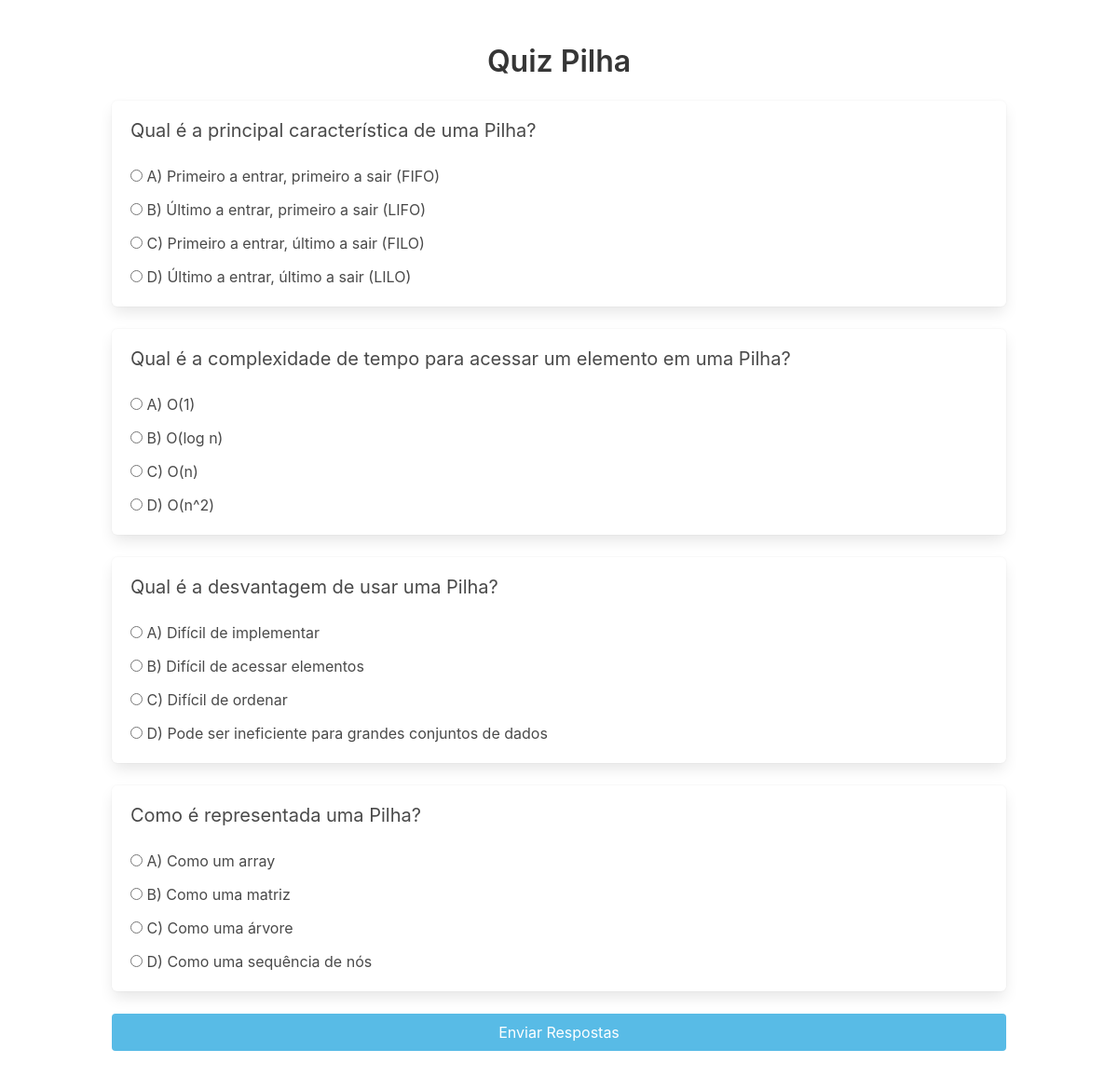
The page /quiz/quizPilha.php on the database its author committed.
### tables this page shows
CREATE TABLE questions (
    id INT PRIMARY KEY AUTO_INCREMENT,
    class_id INT,
    question VARCHAR(255) NOT NULL,
    a VARCHAR(255) NOT NULL,
    b VARCHAR(255) NOT NULL,
    c VARCHAR(255) NOT NULL,
    d VARCHAR(255) NOT NULL,
    correct CHAR(1) NOT NULL,
    tip VARCHAR(255) NOT NULL,
    FOREIGN KEY (class_id) REFERENCES class(id) ON DELETE CASCADE
);

### funcoes/Model/Database.php (called while the page is built, shortened)
<?php
class Database
{
    private $host;
    private $user;
    private $password;
    private $database;
    public function __construct($host, $user, $password, $database)
    {
        $this->host = $host;
        $this->user = $user;
        $this->password = $password;
        $this->database = $database;
    }
    public function connect()
    {
        return mysqli_connect($this->host, $this->user, $this->password, $this->database);
    }
    public function getQuestions($classId)
    {
        $conn = $this->connect();
        $sql = "SELECT * FROM questions WHERE class_id = " . $classId;
        $result = $conn->query($sql);
        return $result;
    }
}

### funcoes/Controller/Controller.php (called while the page is built, shortened)
<?php
require_once(__DIR__ . "/../Model/Database.php");
require_once(__DIR__ . "/../Model/Question.php");
class Controller
{
    private $database;
    public function __construct()
    {
        $this->database = new Database("127.0.0.1", "root", "", "estruturadados");
    }
    public function getQuestions($classId)
    {
        $result = $this->database->getQuestions($classId);
        $questions = [];
        while ($row = $result->fetch_assoc()) {
            $questions[] = new Question($row['question'], $row['a'], $row['b'], $row['c'], $row['d'], $row['correct'], $row['tip']);
        }
        if (count($questions) > 3) {
            $randomKeys = array_rand($questions, 4);
            $randomQuestions = [];
            foreach ($randomKeys as $key) {
                $randomQuestions[] = $questions[$key];
            }
            return $randomQuestions;
        }
        return $questions;
    }
}

### funcoes/Model/Question.php (called while the page is built, shortened)
<?php
class Question
{
    private $question;
    private $optionA;
    private $optionB;
    private $optionC;
    private $optionD;
    public function __construct($question, $optionA, $optionB, $optionC, $optionD, $correctAnswer, $tip)
    {
        $this->question = $question;
        $this->optionA = $optionA;
        $this->optionB = $optionB;
        $this->optionC = $optionC;
        $this->optionD = $optionD;
    }
    public function getQuestion()
    {
        return $this->question;
    }
    public function getOptionA()
    {
        return $this->optionA;
    }
    public function getOptionB()
    {
        return $this->optionB;
    }
    public function getOptionC()
    {
        return $this->optionC;
    }
    public function getOptionD()
    {
        return $this->optionD;
    }
}
?>

### quiz/quizPilha.php (the view, shortened to what this page needs)
<?php
    require_once "../funcoes/Controller/Controller.php";
    $controller = new Controller();
?>
<!DOCTYPE html>
<html lang="pt-BR">
<head>
    <link rel="stylesheet" href="https://cdn.jsdelivr.net/npm/bulma@0.9.3/css/bulma.min.css">
</head>
<body>
<section class="section">
    <div class="container">
        <h1 class="title has-text-centered">Quiz Pilha</h1>
        <form method="POST" action="resultado.php">
            <?php
                $questions = $controller->getQuestions(6);
                foreach($questions as $index => $question) {
                    echo "<div class='box'>";
                    echo "<p class='subtitle'>".$question->getQuestion()."</p>";
                    echo "<div class='field'>";
                    echo "<label class='radio'><input type='radio' name='q$index' value='A'> A) ".$question->getOptionA()."</label>";
                    echo "</div>";
                    echo "<div class='field'>";
                    echo "<label class='radio'><input type='radio' name='q$index' value='B'> B) ".$question->getOptionB()."</label>";
                    echo "</div>";
                    echo "<div class='field'>";
                    echo "<label class='radio'><input type='radio' name='q$index' value='C'> C) ".$question->getOptionC()."</label>";
                    echo "</div>";
                    echo "<div class='field'>";
                    echo "<label class='radio'><input type='radio' name='q$index' value='D'> D) ".$question->getOptionD()."</label>";
                    echo "</div>";
                    echo "</div>";
                }
            ?>
            <div class="field">
                <div class="control">
                    <button type="submit" class="button is-primary is-fullwidth" style="background-color: #58bbe6">Enviar Respostas</button>
                </div>
            </div>
        </form>
    </div>
</section>
</body>
</html>

### rows shown on the page
questions: question "Qual é a principal característica de uma Pilha?", a "Primeiro a entrar, primeiro a sair (FIFO)", b "Último a entrar, primeiro a sair (LIFO)", c "Primeiro a entrar, último a sair (FILO)", d "Último a entrar, último a sair (LILO)"
questions: question "Qual é a complexidade de tempo para acessar um elemento em uma Pilha?", a "O(1)", b "O(log n)", c "O(n)", d "O(n^2)"
questions: question "Qual é a desvantagem de usar uma Pilha?", a "Difícil de implementar", b "Difícil de acessar elementos", c "Difícil de ordenar", d "Pode ser ineficiente para grandes conjuntos de dados"
questions: question "Como é representada uma Pilha?", a "Como um array", b "Como uma matriz", c "Como uma árvore", d "Como uma sequência de nós"
